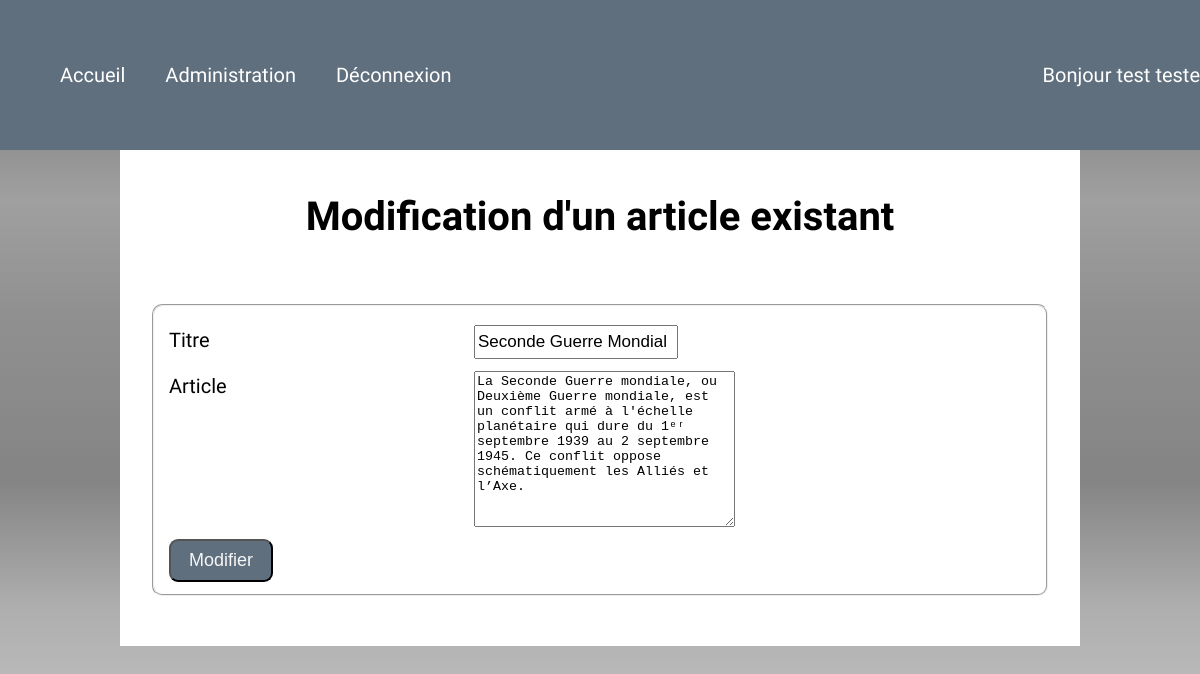
/edit_post.php?id=2 (signed in), run on the app's committed database.
### tables this page shows
CREATE TABLE `posts` (
  `id` int(11) NOT NULL,
  `title` varchar(100) NOT NULL,
  `content` text NOT NULL,
  `author_id` int(11) NOT NULL,
  `creation_date` datetime NOT NULL,
  `category_id` int(11) NOT NULL
);

### models/post.php (called while the page is built, shortened)
<?php
function getDetailPost(PDO $connection, int $id): ?array
{
    $query = $connection->prepare('
        SELECT posts.id, title, content, posts.creation_date, firstname, lastname
        FROM posts
        INNER JOIN users ON users.id = posts.author_id
        WHERE posts.id = ?
    ');
    $query->execute([
        $id
    ]);
    $post = $query->fetch();
    if (empty($post)) {
        return null;
    } else {
        return $post;
    }
}

### html/edit_post.phtml (the view, shortened to what this page needs)
<h1 class="text-center">Modification d'un article existant</h1>
<form method="post" class="post-form">
    <fieldset>
        <div class="form-group">
            <label for="title">Titre</label>
            <input type="text" name="title" id="title" value="<?= $post['title'] ?>">
        </div>
        <div class="form-group">
            <label for="content">Article</label>
            <textarea name="content" id="content" cols="30" rows="10"><?= $post['content'] ?></textarea>
        </div>
        <button class="button button-primary">Modifier</button>
    </fieldset>
</form>

### css/main.css (style rules this page uses)
* { box-sizing: border-box; }
:root { --color-primary: #5f6f7e; --color-success: #28a745; --color-danger: #dc3545; }
html { font-size: 62.5%; }
body { font-family: 'Indie Flower', cursive; font-size: 2rem; line-height: 1.5; background: rgba(102,102,102,1); background: -moz-linear-gradient(top, rgba(102,102,102,1) 0%, rgba(120,120,120,0.91) 12%, rgba(138,138,138,0.81) 25%, rgba(97,97,97,0.7) 39%, rgba(59,59,59,0.6) 51%, rgba(23,23,23,0.53) 60%, rgba(59,59,59,0.41) 76%, rgba(38,38,38,0.29) 91%, rgba(23,23,23,0.22) 100%); background: -webkit-gradient(left top, left bottom, color-stop(0%, rgba(102,102,102,1)), color-stop(12%, rgba(120,120,120,0.91)), color-stop(25%, rgba(138,138,138,0.81)), color-stop(39%, rgba(97,97,97,0.7)), color-stop(51%, rgba(59,59,59,0.6)), color-stop(60%, rgba(23,23,23,0.53)), color-stop(76%, rgba(59,59,59,0.41)), color-stop(91%, rgba(38,38,38,0.29)), color-stop(100%, rgba(23,23,23,0.22))); background: -webkit-linear-gradient(top, rgba(102,102,102,1) 0%, rgba(120,120,120,0.91) 12%, rgba(138,138,138,0.81) 25%, rgba(97,97,97,0.7) 39%, rgba(59,59,59,0.6) 51%, rgba(23,23,23,0.53) 60%, rgba(59,59,59,0.41) 76%, rgba(38,38,38,0.29) 91%, rgba(23,23,23,0.22) 100%); background: -o-linear-gradient(top, rgba(102,102,102,1) 0%, rgba(120,120,120,0.91) 12%, rgba(138,138,138,0.81) 25%, rgba(97,97,97,0.7) 39%, rgba(59,59,59,0.6) 51%, rgba(23,23,23,0.53) 60%, rgba(59,59,59,0.41) 76%, rgba(38,38,38,0.29) 91%, rgba(23,23,23,0.22) 100%); background: -ms-linear-gradient(top, rgba(102,102,102,1) 0%, rgba(120,120,120,0.91) 12%, rgba(138,138,138,0.81) 25%, rgba(97,97,97,0.7) 39%, rgba(59,59,59,0.6) 51%, rgba(23,23,23,0.53) 60%, rgba(59,59,59,0.41) 76%, rgba(38,38,38,0.29) 91%, rgba(23,23,23,0.22) 100%); background: linear-gradient(to bottom, rgba(102,102,102,1) 0%, rgba(120,120,120,0.91) 12%, rgba(138,138,138,0.81) 25%, rgba(97,97,97,0.7) 39%, rgba(59,59,59,0.6) 51%, rgba(23,23,23,0.53) 60%, rgba(59,59,59,0.41) 76%, rgba(38,38,38,0.29) 91%, rgba(23,23,23,0.22) 100%); filter: progid:DXImageTransform.Microsoft.gradient( startColorstr='#666666', endColorstr='#171717', GradientType=0 ); background-repeat: no-repeat; margin: 0; min-height: 100vh; }
form fieldset { margin-top: 1em; margin-bottom: 1em; border-radius: 0.5em; }
form label { width: 15em; display: inline-block; }
.text-center { text-align: center; }
.form-group { margin-top: 0.6em; margin-bottom: 0.6em; }
.form-group textarea { vertical-align: top; }
.form-group input, .form-group select { font-size: 1.7rem; height: 2em; width: 12em; }
.button { padding: 0.5em 1em; border-radius: 0.5em; color: #f6f6f6; font-size: 1.8rem; }
.button-primary { background-color: var(--color-primary); }
.post-form { margin: 0.5em; padding: 0.5em; }

### data on the page
posts: title "Seconde Guerre Mondial", content "La Seconde Guerre mondiale, ou Deuxième Guerre mondiale, est un conflit armé à l'échelle planétaire qui dure du 1ᵉʳ septembre 1939 au 2 septembre 1945. Ce conflit oppose schématiquement les Alliés et l’Axe."

### other printed values
$_SESSION['auth']['firstname'] "test"
$_SESSION['auth']['lastname'] "teste"
